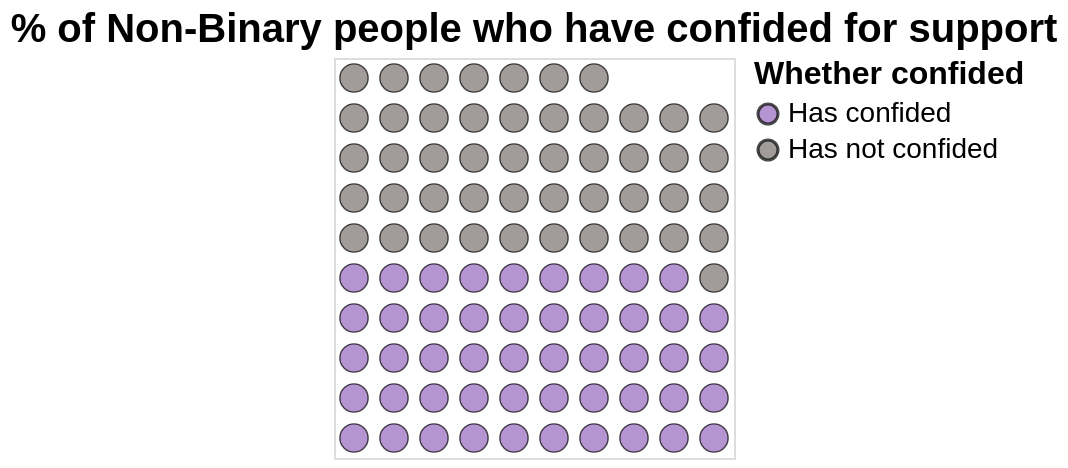

The specification (Vega-Lite) saved for this image:
### Vega-Lite specification from a JSON file in a GitHub repository (floating-point values rounded to 4 significant figures)
{"$schema": "https://vega.github.io/schema/vega-lite/v5.json", "description": "A waffle chart showing the percentage of people who have confided.", "title": {"text": "% of Non-Binary people who have confided for support", "fontSize": 20, "anchor": "middle"}, "data": {"values": [{"Gender": "Non-binary", "Whether confided": "Has confided", "Value": 1174.0}, {"Gender": "Non-binary", "Whether confided": "Has not confided", "Value": 1152.0}]}, "transform": [{"joinaggregate": [{"op": "sum", "field": "Value", "as": "Total"}]}, {"calculate": "datum.Value / datum.Total * 100", "as": "PercentOfTotal"}, {"calculate": "floor(datum.PercentOfTotal)", "as": "WholePercent"}, {"calculate": "sequence(1, datum.WholePercent)", "as": "S"}, {"flatten": ["S"]}, {"window": [{"op": "row_number", "as": "id"}], "sort": [{"field": "Whether confided", "order": "ascending"}]}, {"calculate": "ceil(datum.id / 10)", "as": "row"}, {"calculate": "datum.id - datum.row * 10", "as": "col"}], "mark": {"type": "circle", "filled": true, "stroke": "black", "strokeWidth": 0.7}, "encoding": {"x": {"field": "col", "type": "ordinal", "axis": null}, "y": {"field": "row", "type": "ordinal", "axis": null, "sort": "-y"}, "color": {"field": "Whether confided", "type": "nominal", "scale": {"range": ["#9467bd", "#79706e"]}, "legend": {"orient": "right", "offset": 10, "labelOffset": 3, "titlePadding": 5, "titleFontSize": 16, "labelFontSize": 14}}, "size": {"value": 200}, "tooltip": [{"field": "Whether confided", "type": "nominal"}, {"field": "PercentOfTotal", "type": "quantitative", "title": "Percentage", "format": ".2f"}]}, "config": {"legend": {"labelFontSize": 14, "titleFontSize": 16}}}
